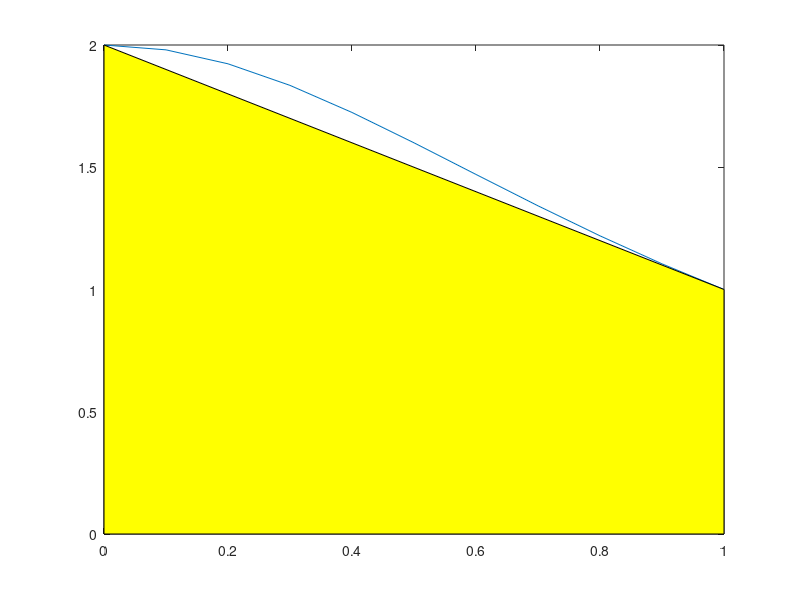

The MATLAB source for this figure:
trapezium = @(a, b, f) ((b - a) / 2) * (f(a) + f(b));
simpson = @(a, b, f) ((b - a) / 6) * (f(a) + 4 * f((a + b) / 2) + f(b));
f = @(x) 2 ./ (1 + x .^ 2);

trapezium(0, 1, f)
simpson(0, 1, f)

x = 0 : 0.1 : 1;

plot(x, f(x));
hold on;
fill([0, 0, 1, 1], [0, f(0), f(1), 0], 'y');

pause();
